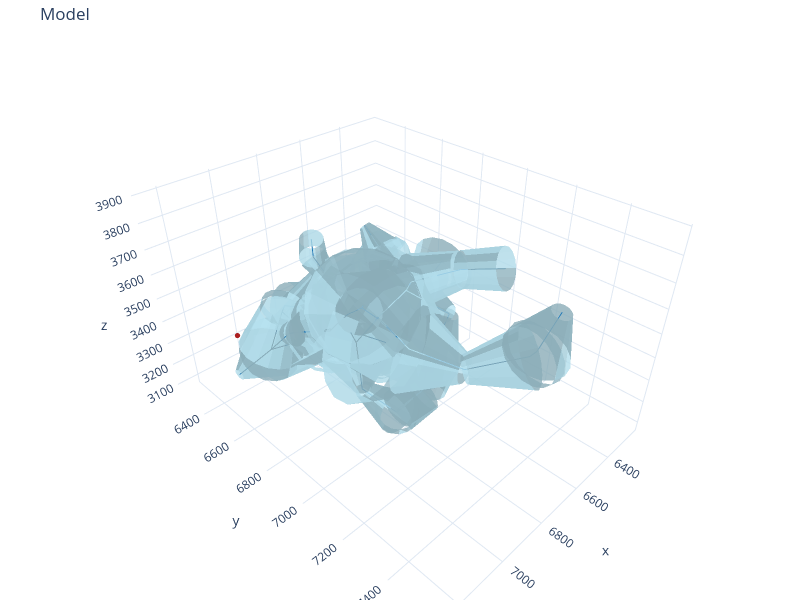

Notebook code for this chart:
### Code cell
swc_spine_model_px = SWCModel.from_swc_file(swc_spine_px_filepath)
neckpt_pointset_px = PointSet.from_txt_file(neckpt_px_filepath)
plot_model(swc_model=swc_spine_model_px, point_set=neckpt_pointset_px, point_size=10)

### Figure 1 — Plotly figure (JSON) as saved in the notebook; plotly's stock layout.template omitted (floating-point values rounded to 4 significant figures; data arrays with more than 128 entries replaced by an {"elided": "..."} marker saying what was removed)
{"data": [{"color": "lightblue", "flatshading": true, "i": {"elided": "2048 int values"}, "j": {"elided": "2048 int values"}, "k": {"elided": "2048 int values"}, "name": "frusta", "opacity": 0.8, "type": "mesh3d", "x": {"elided": "2048 float values"}, "y": {"elided": "2048 float values"}, "z": {"elided": "2048 float values"}}, {"line": {"color": "#1f77b4", "width": 2}, "mode": "lines", "name": "centroid", "type": "scatter3d", "x": {"elided": "192 float values"}, "y": {"elided": "192 float values"}, "z": {"elided": "192 float values"}}, {"color": "#d62728", "flatshading": true, "i": {"elided": "360 int values"}, "j": {"elided": "360 int values"}, "k": {"elided": "360 int values"}, "name": "points", "opacity": 1, "type": "mesh3d", "x": {"elided": "186 float values"}, "y": {"elided": "186 float values"}, "z": {"elided": "186 float values"}}], "layout": {"height": 600, "margin": {"b": 0, "l": 0, "r": 0, "t": 40}, "scene": {"aspectmode": "data"}, "showlegend": false, "title": {"text": "Model"}, "width": 800}}
